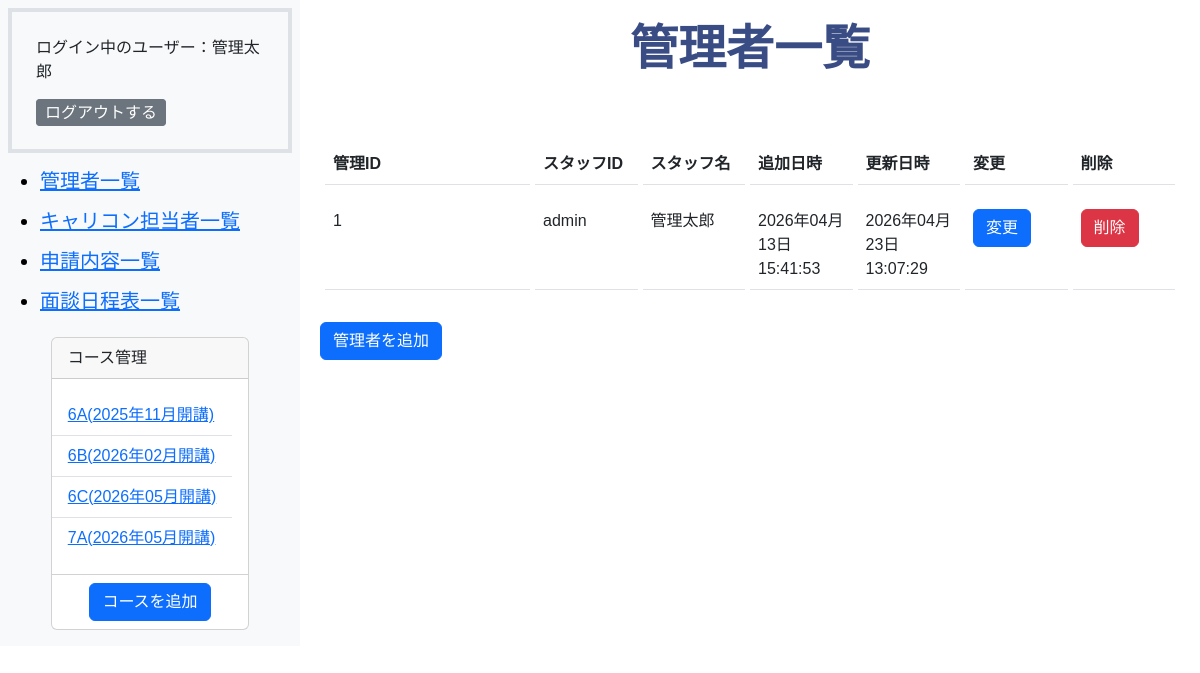
The page /admin/staff.php (signed in) on the database its author committed.
### tables this page shows
CREATE TABLE `m_courses` (
  `id` int(11) NOT NULL,
  `name` varchar(255) NOT NULL,
  `start_date` date NOT NULL,
  `end_date` date NOT NULL,
  `course_type` int(11) NOT NULL,
  `classroom_id` int(11) NOT NULL,
  `is_deleted` tinyint(1) NOT NULL DEFAULT 0,
  `created_at` datetime NOT NULL DEFAULT current_timestamp(),
  `updated_at` datetime NOT NULL DEFAULT current_timestamp() ON UPDATE current_timestamp()
);

CREATE TABLE `m_classrooms` (
  `id` int(11) NOT NULL,
  `name` varchar(255) NOT NULL,
  `created_at` datetime NOT NULL DEFAULT current_timestamp(),
  `updated_at` datetime NOT NULL DEFAULT current_timestamp() ON UPDATE current_timestamp()
);

CREATE TABLE `m_admin_staffs` (
  `id` int(11) NOT NULL,
  `staff_id` varchar(255) NOT NULL,
  `last_name` varchar(255) NOT NULL,
  `first_name` varchar(255) NOT NULL,
  `password` varchar(255) NOT NULL,
  `is_deleted` tinyint(1) NOT NULL DEFAULT 0,
  `created_at` datetime NOT NULL DEFAULT current_timestamp(),
  `updated_at` datetime NOT NULL DEFAULT current_timestamp() ON UPDATE current_timestamp()
);

### includes/functions.php (called while the page is built, shortened)
<?php
function h($string)
{
    return htmlspecialchars($string, ENT_QUOTES, 'UTF-8');
}
function format_date($datetime, $type)
{
    $format_types = [
        1 => 'Y年m月d日 H:i:s',
        2 => 'Y年m月',
        3 => 'm月d日',
        4 => 'Y年m月d日',
        5 => 'Y',
        6 => 'm',
    ];
    return date($format_types[$type], strtotime($datetime));
}

### admin/staff.php (the view, shortened to what this page needs)
<?php
require_once __DIR__ . '/../includes/functions.php';
try {
    $db = db_connect();
    $sql = "SELECT * FROM m_admin_staffs WHERE is_deleted=0";
    $stmt = $db->prepare($sql);
    $stmt->execute();
    $admin_staffs = $stmt->fetchAll(PDO::FETCH_ASSOC);
} catch (PDOException $e) {
    exit($e->getMessage());
}
?>
<!DOCTYPE html>
<html lang="ja">
<head>
    <link href="https://cdn.jsdelivr.net/npm/bootstrap@5.3.0/dist/css/bootstrap.min.css" rel="stylesheet">
    <link rel="stylesheet" href="../css/style.css">
</head>
<body class="admin-wrapper">
    <?php
    require dirname(__FILE__) . '/sidebar.php';
    ?>
    <section class="admin-main-wrapper">
        <h1 class="display-5 fw-bold text-center">管理者一覧</h1>
        <table class="table table-hover">
            <thead>
                <tr>
                    <th scope="col">管理ID</th>
                    <th scope="col">スタッフID</th>
                    <th scope="col">スタッフ名</th>
                    <th scope="col">追加日時</th>
                    <th scope="col">更新日時</th>
                    <th scope="col">変更</th>
                    <th scope="col">削除</th>
                </tr>
            </thead>
            <tbody>
                <?php foreach ($admin_staffs as $data): ?>
                    <tr>
                        <td><?php echo h($data["id"]); ?></td>
                        <td><?php echo h($data["staff_id"]); ?></td>
                        <td><?php echo h($data["last_name"] . $data["first_name"]); ?></td>
                        <td><?php echo h(format_date($data["created_at"], 1)); ?></td>
                        <td><?php echo h(format_date($data["updated_at"], 1)); ?></td>
                        <td><a href="staff_edit.php?id=<?php echo h($data["id"]); ?>" class="btn btn-primary d-inline-block">変更</a></td>
                        <td><a href="staff_del_do.php?id=<?php echo h($data["id"]); ?>" onclick="return confirm('削除してよろしいですか？');" class="btn btn-danger d-inline-block">削除</a></td>
                    </tr>
                <?php endforeach; ?>
            </tbody>
        </table>
        <a href="staff_add.php" class="btn btn-primary d-inline-block">管理者を追加</a>
    </section>
</body>
</html>

### admin/sidebar.php (shortened to what this page needs)
<?php
$sql = "SELECT m_courses.id as course_id,m_courses.name as courses_name, m_courses.is_deleted as m_courses_is_deleted,start_date,m_classrooms.name as classroom_name FROM m_courses INNER JOIN m_classrooms ON m_courses.classroom_id = m_classrooms.id  ORDER BY start_date ASC";
$stmt = $db->prepare($sql);
$stmt->execute();
$course_list = $stmt->fetchAll(PDO::FETCH_ASSOC);
?>
<aside class="admin-sidebar-wrapper bg-light p-2">
    <div class="p-4 border border-4">
        <p class="fs-6">ログイン中のユーザー：<?php echo isset($_SESSION['login_admin_id']) ? $_SESSION['staff_name'] : "未ログイン"; ?></p>
        <a href="./logout.php" class="btn btn-secondary btn-sm fs-6 d-inline">ログアウトする</a>
    </div>
    <nav class="navbar navbar-light bg-light">
        <ul>
            <li class="navbar-brand"><a href="staff.php">管理者一覧</a></li>
            <li class="navbar-brand"><a href="carcon_staff.php">キャリコン担当者一覧</a></li>
            <li class="navbar-brand"><a href="index.php">申請内容一覧</a></li>
            <li class="navbar-brand"><a href="schedule.php">面談日程表一覧</a></li>
        </ul>
        <div id="course" class="card pb-2  m-auto">
            <p class="card-header">コース管理</p>
            <ul class="card-body list-group list-group-flush mb-2">
                <?php
                foreach ($course_list as $course):
                ?>
                    <?php if ($course['m_courses_is_deleted'] == 0): ?>
                        <li class="list-group-item"><a href="student.php?course_id=<?php echo h($course['course_id']) ?>"><?php echo h($course['classroom_name']) ?>(<?php echo h(format_date($course['start_date'], 2)) ?>開講)</a></li>
                    <?php endif; ?>
                <?php endforeach; ?>
            </ul>
            <a href="course_add.php" class="btn btn-primary m-auto">コースを追加</a>
        </div>
    </nav>
</aside>

### css/style.css (style rules this page uses)
.admin-wrapper { display: flex; }
.admin-sidebar-wrapper { width: max(300px, 20%); }
.admin-main-wrapper { width: 80%; padding-inline: 20px; padding-block-start: 20px; margin-inline-start: max(300px, 20%); ; }
aside { position: fixed; }
body { font-family: 'LINE Seed JP', sans-serif; }
table { border-collapse: separate; border-spacing: 5px 16px; table-layout: fixed; width: 100%; }
table td, table th { padding: 1.0rem 0.6rem; }
th:first-child, td:first-child { width: 25%; }
h1 { text-align: center; color: #394C84; margin-bottom: 50px; }
.btn { display: flex; justify-content: space-between; align-items: end; white-space: nowrap; }
.navbar { background-color: #F6F8FB; }

### rows shown on the page
m_courses: classroom.name "6A", start_date "2025年11月"
m_courses: classroom.name "6B", start_date "2026年02月"
m_courses: classroom.name "6C", start_date "2026年05月"
m_courses: classroom.name "7A", start_date "2026年05月"
m_admin_staffs: id "1", staff "admin", last_name+first_name "管理太郎", created_at "2026年04月13日 15:41:53", updated_at "2026年04月23日 13:07:29"

### other values the page prints
$_SESSION['staff_name'] "管理太郎"
